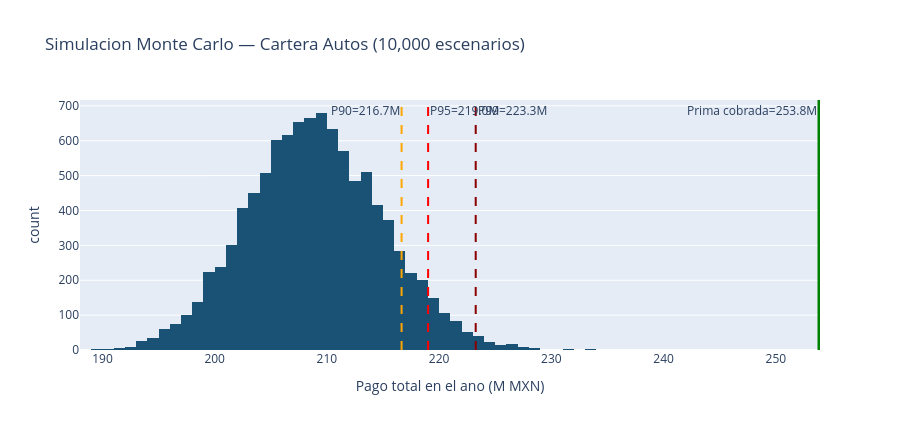

Write notebook code for a chart like this one.
### Code cell
# ── Visualizar la distribucion de pagos simulados ────────────────────────────
fig = px.histogram(
    x=pagos_sim / 1e6,
    nbins=80,
    title=f'Simulacion Monte Carlo — Cartera Autos ({N_sim:,} escenarios)',
    labels={'x': 'Pago total en el ano (M MXN)', 'y': 'Frecuencia'},
    color_discrete_sequence=['#1A5276'],
)

# Agregar lineas de percentiles
for ptile, col, pos in [
    (90,  'orange',  'top left'),
    (95,  'red',     'top right'),
    (99,  'darkred', 'top right'),
]:
    val = float(np.percentile(pagos_sim, ptile)) / 1e6
    fig.add_vline(
        x=val, line_dash='dash', line_color=col,
        annotation_text=f'P{ptile}={val:.1f}M',
        annotation_position=pos,
    )

# Linea de prima cobrada
fig.add_vline(
    x=prima_cobrada_total / 1e6,
    line_dash='solid', line_color='green', line_width=2.5,
    annotation_text=f'Prima cobrada={prima_cobrada_total/1e6:.1f}M',
    annotation_position='top left',
)

fig.update_layout(height=430)
fig.show()

### Figure 1 — Plotly figure (JSON) as saved in the notebook; plotly's stock layout.template omitted (floating-point values rounded to 4 significant figures; data arrays with more than 128 entries replaced by an {"elided": "..."} marker saying what was removed)
{"data": [{"bingroup": "x", "hovertemplate": "Pago total en el ano (M MXN)=%{x}<br>count=%{y}<extra></extra>", "legendgroup": "", "marker": {"color": "#1A5276", "pattern": {"shape": ""}}, "name": "", "nbinsx": 80, "orientation": "v", "showlegend": false, "type": "histogram", "x": {"elided": "10000 float values"}, "xaxis": "x", "yaxis": "y"}], "layout": {"annotations": [{"showarrow": false, "text": "P90=216.7M", "x": 216.7, "xanchor": "right", "xref": "x", "y": 1, "yanchor": "top", "yref": "y domain"}, {"showarrow": false, "text": "P95=219.0M", "x": 219.0, "xanchor": "left", "xref": "x", "y": 1, "yanchor": "top", "yref": "y domain"}, {"showarrow": false, "text": "P99=223.3M", "x": 223.3, "xanchor": "left", "xref": "x", "y": 1, "yanchor": "top", "yref": "y domain"}, {"showarrow": false, "text": "Prima cobrada=253.8M", "x": 253.8, "xanchor": "right", "xref": "x", "y": 1, "yanchor": "top", "yref": "y domain"}], "barmode": "relative", "height": 430, "legend": {"tracegroupgap": 0}, "shapes": [{"line": {"color": "orange", "dash": "dash"}, "type": "line", "x0": 216.7, "x1": 216.7, "xref": "x", "y0": 0, "y1": 1, "yref": "y domain"}, {"line": {"color": "red", "dash": "dash"}, "type": "line", "x0": 219.0, "x1": 219.0, "xref": "x", "y0": 0, "y1": 1, "yref": "y domain"}, {"line": {"color": "darkred", "dash": "dash"}, "type": "line", "x0": 223.3, "x1": 223.3, "xref": "x", "y0": 0, "y1": 1, "yref": "y domain"}, {"line": {"color": "green", "dash": "solid", "width": 2.5}, "type": "line", "x0": 253.8, "x1": 253.8, "xref": "x", "y0": 0, "y1": 1, "yref": "y domain"}], "title": {"text": "Simulacion Monte Carlo — Cartera Autos (10,000 escenarios)"}, "xaxis": {"anchor": "y", "domain": [0, 1], "title": {"text": "Pago total en el ano (M MXN)"}}, "yaxis": {"anchor": "x", "domain": [0, 1], "title": {"text": "count"}}}}
